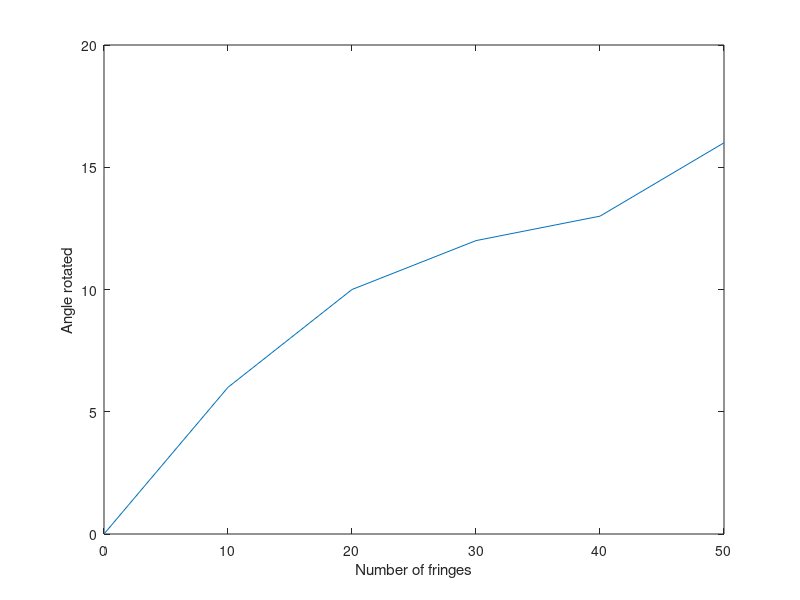

This figure's MATLAB source:
clc
clear all
n = [0 10 15 20 30 40 50];
t = [0 6 8 10 12 13 16];
plot(n,t);
xlabel('Number of fringes');
ylabel('Angle rotated');